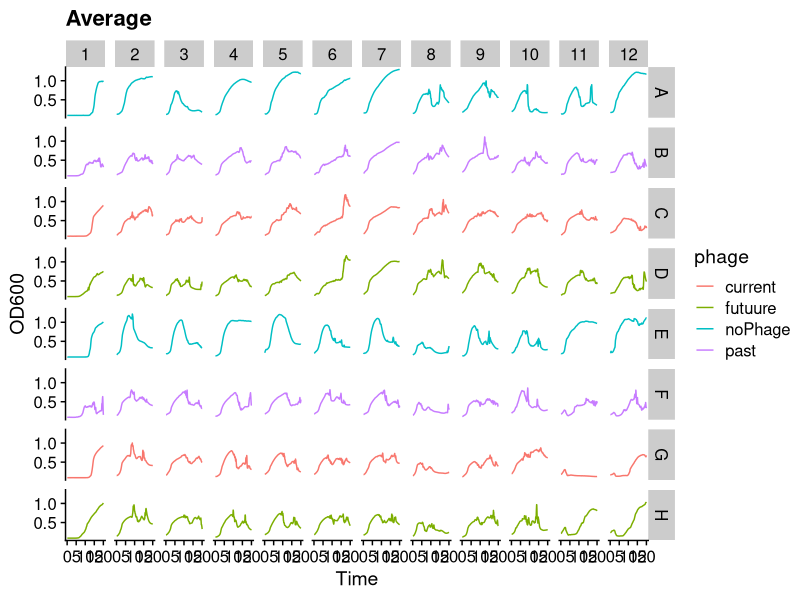
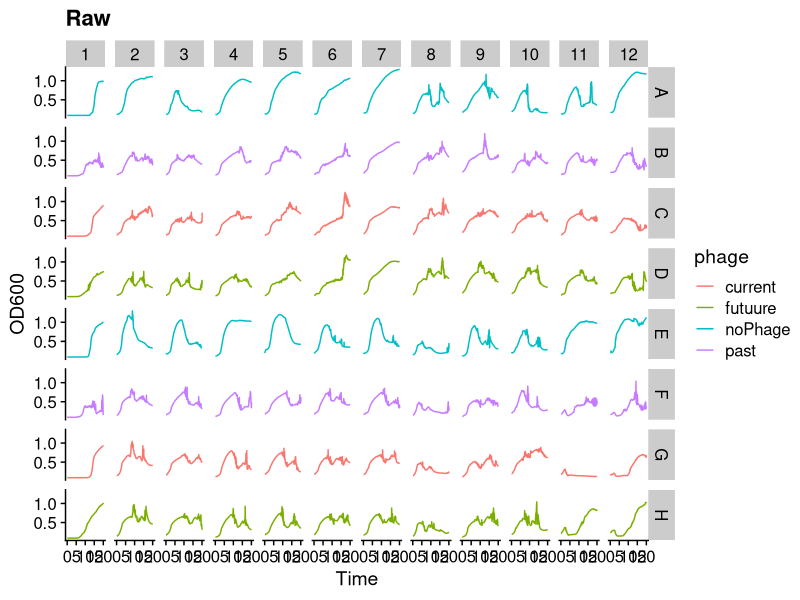
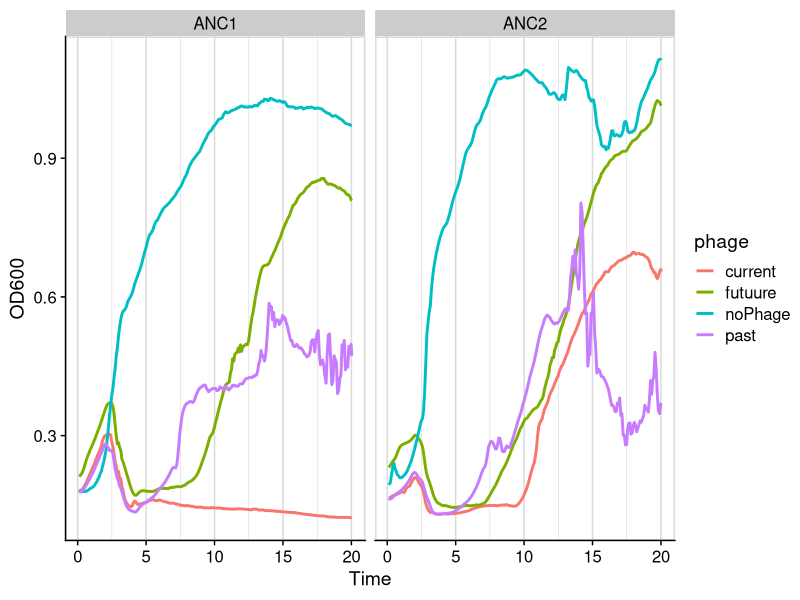
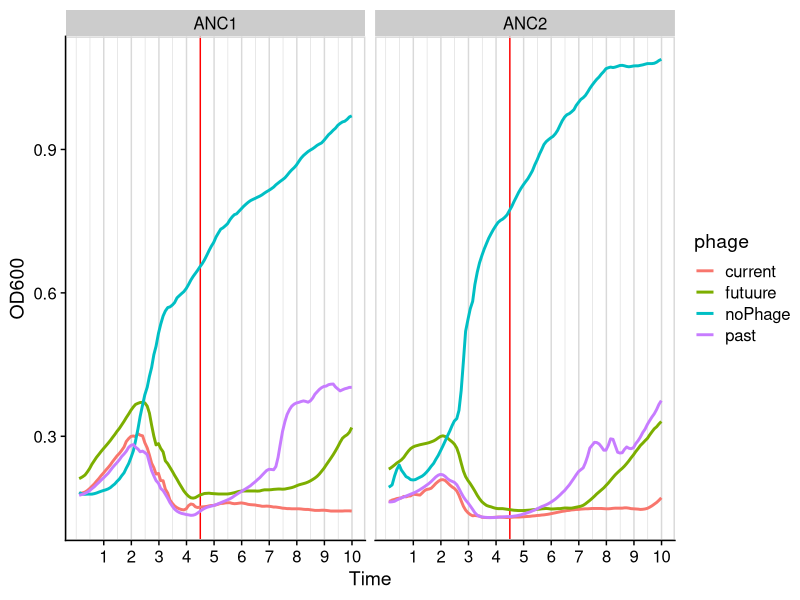
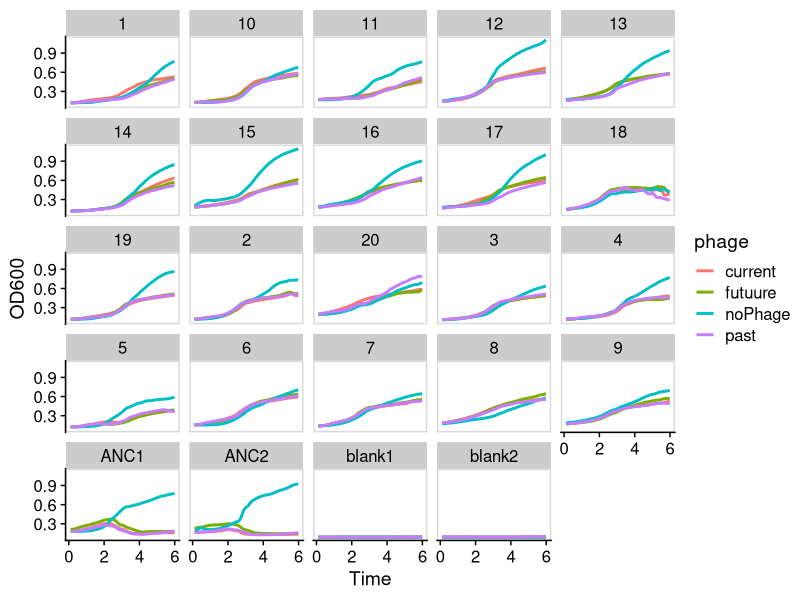
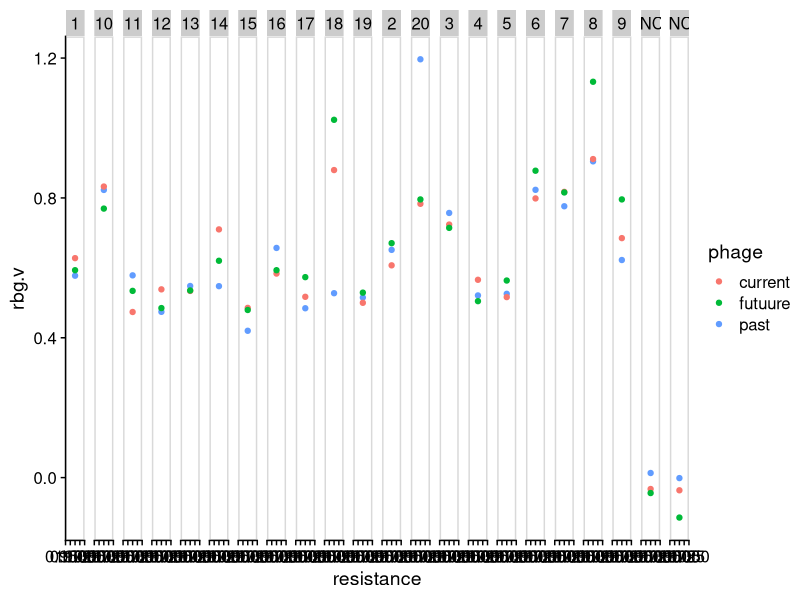
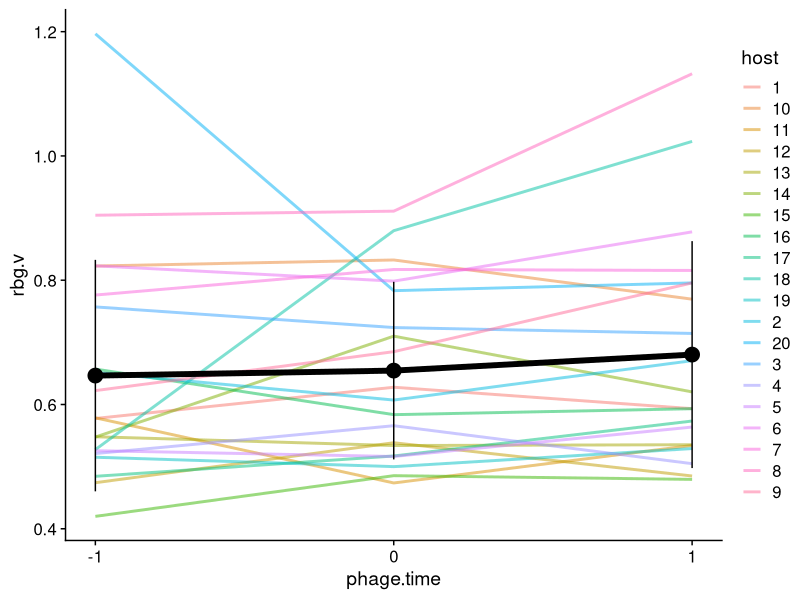

Generate these figures, in order, with R:
## ---- chunk 1
library(tidyverse)
library(broom)
library(cowplot)
library(here)
library(caTools)
## ---- chunk 2
input <- read_csv(here("data","shake_plate.csv"))
#time in hours
input$Time <- 24*input$Time
    
    #############
    #average OD #
    #############
input.avg <- 
input%>%
  map_dfc(function(x) runmean(x,k=3))


#trnaform to long format
d.avg <- gather(input.avg, key="well", value = "OD600", colnames(input)[-c(1:2)])
d <- gather(input, key="well", value = "OD600", colnames(input)[-c(1:2)])

#add metadata
meta <- read_csv(here("data","RBG_meta.csv"))

d.avg <-merge(d.avg, meta)
d <-merge(d, meta)

d.avg%>%
  # filter(Time<8)%>%
  # filter(dilution!=1e-7 & dilution!=1e-6)%>%
  group_by(well)%>%
  ggplot(aes(x=Time, y=OD600))+
    geom_line(aes(color=phage))+
    facet_grid(row~col)+
  theme_cowplot()+
  ggtitle("Average")

d%>%
  # filter(Time<8)%>%
  # filter(dilution!=1e-7 & dilution!=1e-6)%>%
  group_by(well)%>%
  ggplot(aes(x=Time, y=OD600))+
    geom_line(aes(color=phage))+
    facet_grid(row~col)+
  theme_cowplot()+
  ggtitle("Raw")

## ---- chunk 3
d.avg%>%
  filter(str_detect(host, "ANC"))%>%
  group_by(well)%>%
  ggplot(aes(x=Time, y=OD600))+
    geom_line(aes(color=phage), size=1)+
    facet_wrap(~host)+
  theme_cowplot()+
    panel_border() +
  background_grid(major = "x",minor = "x")

## ---- chunk 4
d.avg%>%
  filter(Time<10)%>%
  filter(str_detect(host, "ANC"))%>%
  group_by(well)%>%
  ggplot(aes(x=Time, y=OD600))+
  geom_vline(xintercept = 4.5, color="red")+
    geom_line(aes(color=phage), size=1)+
    facet_wrap(~host)+
  theme_cowplot()+
    panel_border() +
  background_grid(major = "x",minor = "x")+
  scale_x_continuous(breaks = 1:10)
## ---- chunk 5
Tmax <- 6
## ---- chunk 6
d.avg%>%
  filter(Time<Tmax)%>%
  # filter(str_detect(host, "ANC"))%>%
  group_by(well)%>%
  ggplot(aes(x=Time, y=OD600))+
    geom_line(aes(color=phage), size=1)+
    facet_wrap(~host)+
  theme_cowplot()+
    panel_border() 
## ---- chunk 7
rbg <-  
d.avg%>%
  filter(Time<Tmax)%>%
  # get first and lat time point within 0:Tmax
    group_by(well) %>%
  arrange(Time) %>%
  filter(row_number()==1 | row_number()==n())%>%
  mutate(Time=ifelse(Time<1,"start","end"))%>%
  # pivot to join reads of me well
  pivot_wider(id_cols=c("well", "host", "phage"),names_from = Time, values_from=OD600)%>%
  mutate(dif =end-start)%>%
  # divide dif of each phage by no phage
  ungroup()%>%
  group_by(host) %>%
   mutate(rbg.v = dif / dif[phage == 'noPhage'])%>%
  ungroup()%>%
  filter(phage!="noPhage")%>%
  filter(!str_detect(host, "blank"))%>%
    mutate(phage.time= case_when(phage=="futuure" ~ 1,
                               phage=="current" ~ 0,
                               phage=="past" ~ -1))%>%
  mutate(evo.host= if_else(str_detect(host,"ANC"), "anc","evol"))
  
rbg %>%   
ggplot(aes(x=1, y=rbg.v))+
  geom_point(aes(color=phage))+
  facet_grid(.~host)+
  theme_cowplot()+panel_border()+
  xlab("resistance")
  
  # summarize over population
  
## ---- chunk 8
rbg.mean <- rbg%>%
  filter(!str_detect(host,"ANC"))%>%
  group_by(phage.time)%>%
  summarise(rbg.avg=mean(rbg.v),rbg.sd=sd(rbg.v), .groups="drop" )
  

rbg%>%
  filter(evo.host=="evol")%>%
  ggplot(aes(x=phage.time, y=rbg.v))+
  geom_line(aes(group=host,color=host), alpha=0.5, size=1)+
  geom_line(data=rbg.mean,aes(y=rbg.avg), size=2)+
  geom_pointrange(data=rbg.mean,
                  aes(y=rbg.avg,ymin=rbg.avg-rbg.sd,ymax=rbg.avg+rbg.sd),
                  size=1)+
  theme_cowplot()+
  scale_x_continuous(breaks=c(-1,0,1))
